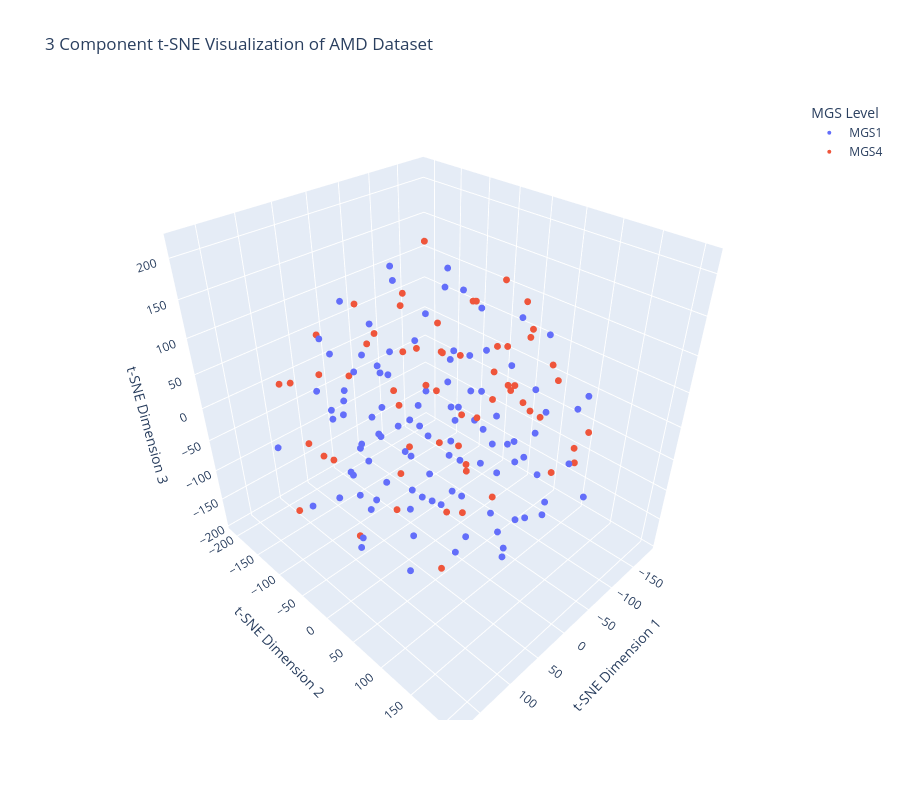

Notebook source saved alongside this figure:
### Code cell
tsne = TSNE(n_components=3, perplexity=30, learning_rate=200, random_state=42)

experiment2 = tsne.fit_transform(working_data)

tsne_AMD_df = pd.DataFrame(experiment2, columns=["tsne1", "tsne2", "tsne3"])
tsne_AMD_df["mgs_level"] = data_levels

print("KL divergence:", tsne.kl_divergence_)

fig = px.scatter_3d(
    tsne_AMD_df,
    x="tsne1",
    y="tsne2",
    z="tsne3",
    color="mgs_level",
    title="3 Component t-SNE Visualization of AMD Dataset",
    labels={
        "tsne1": "t-SNE Dimension 1",
        "tsne2": "t-SNE Dimension 2",
        "tsne3": "t-SNE Dimension 3",
        "mgs_level": "MGS Level"
    }
)

fig.update_traces(marker=dict(size=4))
fig.update_layout(width=900, height=800)

fig.show()
